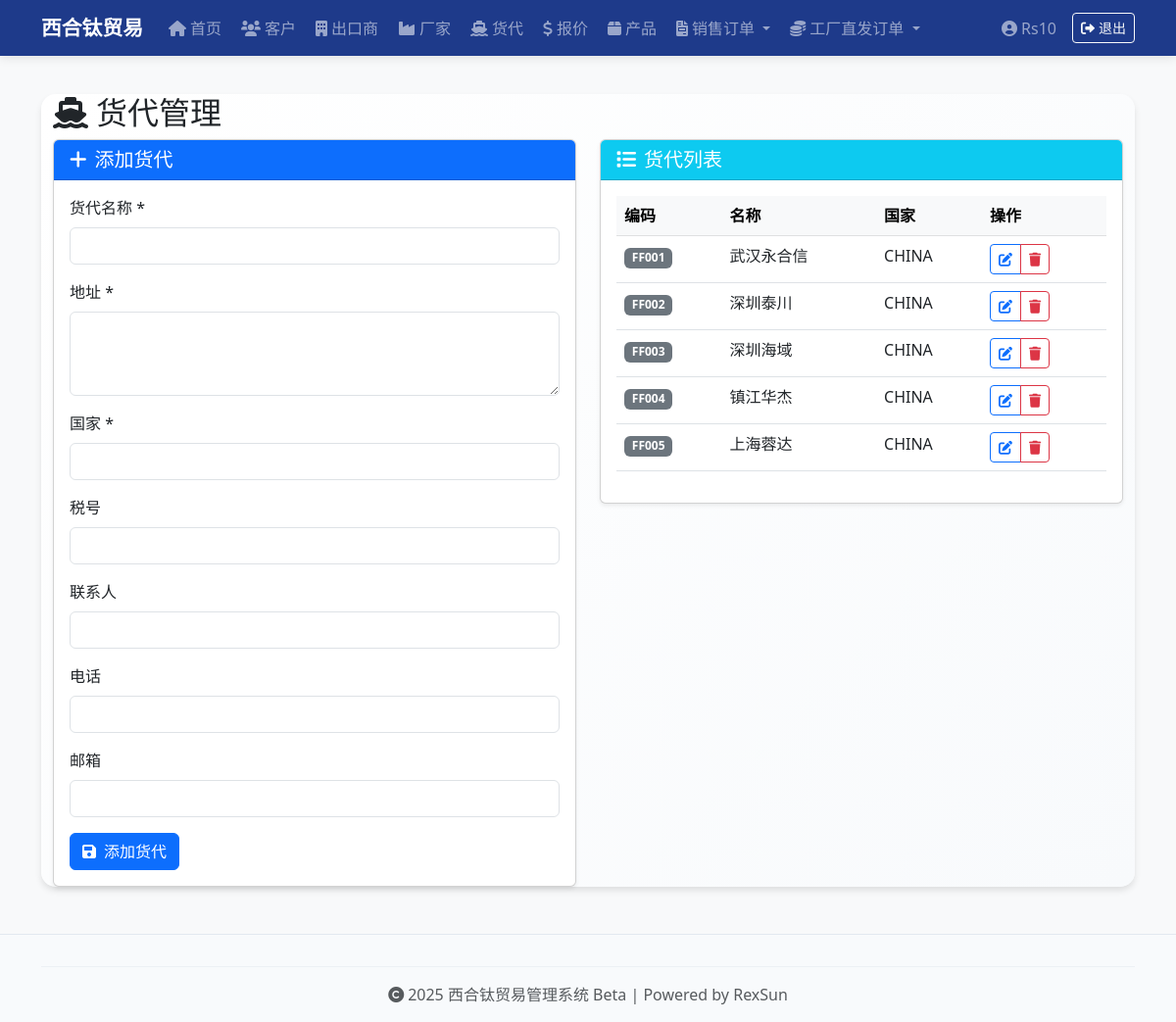
The app's page /freight-forwarders (signed in) with its own data.
### app.py (models this page shows, shortened)
class User(UserMixin, db.Model):
    id = db.Column(db.Integer, primary_key=True)
    username = db.Column(db.String(50), unique=True, nullable=False)
    password_hash = db.Column(db.String(128), nullable=False)
    role = db.Column(db.String(20), default='admin')

class FreightForwarder(db.Model):
    id = db.Column(db.Integer, primary_key=True)
    code = db.Column(db.String(10), unique=True)
    name = db.Column(db.String(100), nullable=False)
    address = db.Column(db.String(200), nullable=False)
    tax_code = db.Column(db.String(100))
    country = db.Column(db.String(50), nullable=False)
    contact_person = db.Column(db.String(100))
    phone = db.Column(db.String(50))
    email = db.Column(db.String(100))

### app.py (the view, shortened to what this page needs)
@app.route('/freight-forwarders', methods=['GET', 'POST'])
@login_required
def freight_forwarders():
    all_freight_forwarders = FreightForwarder.query.order_by(FreightForwarder.code.asc()).all()
    return render_template('freight_forwarders.html', freight_forwarders=all_freight_forwarders)

### app.py (called while the page is built)
@login_manager.user_loader
def load_user(user_id):
    return User.query.get(int(user_id))

@app.before_request
def create_admin_users():
    if not hasattr(app, '_admin_created'):
        db.create_all()
        users = [
            ('Rs10', 'Rs10!)xht'),
            ('Bw18', 'Bw18!*xht'),
            ('Dd16', 'Dd16!^xht'),
        ]
        for username, pwd in users:
            if not User.query.filter_by(username=username).first():
                user = User(username=username)
                user.set_password(pwd)
                db.session.add(user)
        db.session.commit()
        app._admin_created = True

### templates/freight_forwarders.html
{% extends 'base.html' %}
{% block content %}
<div class="container mt-4">
  <div class="row">
    <div class="col-md-8">
      <h2><i class="fas fa-ship me-2"></i>货代管理</h2>
    </div>
  </div>
  <div class="row">
    <div class="col-md-6">
      <div class="card shadow-sm">
        <div class="card-header bg-primary text-white">
          <h5 class="mb-0"><i class="fas fa-plus me-2"></i>添加货代</h5>
        </div>
        <div class="card-body">
          <form method="post">
            <div class="mb-3">
              <label for="name" class="form-label">货代名称 *</label>
              <input type="text" class="form-control" id="name" name="name" required>
            </div>
            <div class="mb-3">
              <label for="address" class="form-label">地址 *</label>
              <textarea class="form-control" id="address" name="address" rows="3" required></textarea>
            </div>
            <div class="mb-3">
              <label for="country" class="form-label">国家 *</label>
              <input type="text" class="form-control" id="country" name="country" required>
            </div>
            <div class="mb-3">
              <label for="tax_code" class="form-label">税号</label>
              <input type="text" class="form-control" id="tax_code" name="tax_code">
            </div>
            <div class="mb-3">
              <label for="contact_person" class="form-label">联系人</label>
              <input type="text" class="form-control" id="contact_person" name="contact_person">
            </div>
            <div class="mb-3">
              <label for="phone" class="form-label">电话</label>
              <input type="text" class="form-control" id="phone" name="phone">
            </div>
            <div class="mb-3">
              <label for="email" class="form-label">邮箱</label>
              <input type="email" class="form-control" id="email" name="email">
            </div>
            <button type="submit" class="btn btn-primary">
              <i class="fas fa-save me-2"></i>添加货代
            </button>
          </form>
        </div>
      </div>
    </div>
    <div class="col-md-6">
      <div class="card shadow-sm">
        <div class="card-header bg-info text-white">
          <h5 class="mb-0"><i class="fas fa-list me-2"></i>货代列表</h5>
        </div>
        <div class="card-body">
          {% if freight_forwarders %}
            <div class="table-responsive">
              <table class="table table-hover">
                <thead class="table-light">
                  <tr>
                    <th>编码</th>
                    <th>名称</th>
                    <th>国家</th>
                    <th>操作</th>
                  </tr>
                </thead>
                <tbody>
                  {% for freight_forwarder in freight_forwarders %}
                  <tr>
                    <td><span class="badge bg-secondary">{{ freight_forwarder.code }}</span></td>
                    <td>{{ freight_forwarder.name }}</td>
                    <td>{{ freight_forwarder.country }}</td>
                    <td>
                      <div class="btn-group btn-group-sm" role="group">
                        <a href="{{ url_for('edit_freight_forwarder', freight_forwarder_id=freight_forwarder.id) }}"
                           class="btn btn-outline-primary btn-sm">
                          <i class="fas fa-edit"></i>
                        </a>
                        <a href="{{ url_for('delete_freight_forwarder', freight_forwarder_id=freight_forwarder.id) }}"
                           class="btn btn-outline-danger btn-sm"
                           onclick="return confirm('确定要删除货代 {{ freight_forwarder.name }} 吗？')">
                          <i class="fas fa-trash"></i>
                        </a>
                      </div>
                    </td>
                  </tr>
                  {% endfor %}
                </tbody>
              </table>
            </div>
          {% else %}
            <div class="text-center text-muted py-4">
              <i class="fas fa-ship fa-3x mb-3"></i>
              <p>暂无货代信息</p>
            </div>
          {% endif %}
        </div>
      </div>
    </div>
  </div>
</div>
{% endblock %}

### templates/base.html (shortened to what this page needs)
<!DOCTYPE html>
<html lang="zh-CN">
<head>
  <link href="https://cdn.jsdelivr.net/npm/bootstrap@5.3.0/dist/css/bootstrap.min.css" rel="stylesheet">
  <link href="https://cdnjs.cloudflare.com/ajax/libs/font-awesome/6.0.0/css/all.min.css" rel="stylesheet">
  <link href="{{ url_for('static', filename='style.css') }}" rel="stylesheet">
</head>
<body>
  {% if not (request.endpoint == 'login' or request.endpoint == 'static') %}
  <nav class="navbar navbar-expand-lg navbar-dark bg-navy fixed-top">
    <div class="container">
      <a class="navbar-brand fw-bold" href="/">
        西合钛贸易
      </a>
      <div class="collapse navbar-collapse" id="navbarNav">
        <ul class="navbar-nav me-auto mb-2 mb-lg-0">
          <li class="nav-item">
            <a class="nav-link" href="/">
              <i class="fas fa-home me-1"></i>首页
            </a>
          </li>
          <li class="nav-item">
            <a class="nav-link" href="/customers">
              <i class="fas fa-users me-1"></i>客户
            </a>
          </li>
          <li class="nav-item">
            <a class="nav-link" href="/exporters">
              <i class="fas fa-building me-1"></i>出口商
            </a>
          </li>
          <li class="nav-item">
            <a class="nav-link" href="/factories">
              <i class="fas fa-industry me-1"></i>厂家
            </a>
          </li>
          <li class="nav-item">
            <a class="nav-link" href="/freight-forwarders">
              <i class="fas fa-ship me-1"></i>货代
            </a>
          </li>
          <li class="nav-item">
            <a class="nav-link" href="/freight-quotes">
              <i class="fas fa-dollar-sign me-1"></i>报价
            </a>
          </li>
          <li class="nav-item">
            <a class="nav-link" href="/products">
              <i class="fas fa-box me-1"></i>产品
            </a>
          </li>
          <li class="nav-item dropdown">
            <a class="nav-link dropdown-toggle" href="#" id="salesOrderDropdown" role="button" data-bs-toggle="dropdown" aria-expanded="false">
              <i class="fas fa-file-invoice me-1"></i>销售订单
            </a>
          </li>
          <li class="nav-item dropdown">
            <a class="nav-link dropdown-toggle" href="#" id="commissionOrderDropdown" role="button" data-bs-toggle="dropdown" aria-expanded="false">
              <i class="fas fa-coins me-1"></i>工厂直发订单
            </a>
          </li>
        </ul>
        {% if current_user.is_authenticated %}
        <ul class="navbar-nav ms-auto">
          <li class="nav-item d-flex align-items-center">
            <span class="navbar-text me-3">
              <i class="fas fa-user-circle me-1"></i>{{ current_user.username }}
            </span>
          </li>
          <li class="nav-item d-flex align-items-center">
            <a class="btn btn-outline-light btn-sm" href="{{ url_for('logout') }}">
              <i class="fas fa-sign-out-alt me-1"></i>退出
            </a>
          </li>
        </ul>
        {% endif %}
      </div>
    </div>
  </nav>
  {% endif %}
  <div class="container mt-5 pt-4">
    <div class="content-card">
      {% block content %}
      {% endblock %}
    </div>
  </div>
  <footer class="footer text-center text-muted py-3 mt-5">
    <div class="container">
      <hr class="my-3">
      <p class="mb-0">
        <i class="fas fa-copyright me-1"></i>2025 西合钛贸易管理系统 Beta | Powered by RexSun
      </p>
    </div>
  </footer>
</body>
</html>

### static/style.css (style rules this page uses)
body { font-family: 'Segoe UI', Arial, sans-serif; background-color: #f8f9fa; }
.navbar { box-shadow: 0 2px 10px rgba(0,0,0,0.1); }
.content-card { margin-top: 20px; border-radius: 8px; box-shadow: 0 4px 12px rgba(0,0,0,0.05); }
.footer { margin-top: 50px; padding: 20px; background-color: #f8f9fa; border-top: 1px solid #e9ecef; }
.form-label { font-weight: 500; }
.btn-primary { background-color: #0d6efd; border-color: #0d6efd; }

### templates/base.html (style rules this page uses)
:root { --navy-blue: #1e3a8a; --light-navy: #3b82f6; --accent-color: #f59e0b; --light-gray: #f8fafc; --medium-gray: #e2e8f0; --dark-gray: #64748b; }
.bg-navy { background-color: var(--navy-blue) !important; }
.navbar-brand { font-size: 1.3rem; transition: all 0.3s ease; }
.nav-link { transition: all 0.2s ease; border-radius: 6px; margin: 0 2px; }
.content-card { background: linear-gradient(135deg, #ffffff 0%, var(--light-gray) 100%); border-radius: 15px; box-shadow: 0 4px 6px rgba(0, 0, 0, 0.1); border: none; margin-bottom: 2rem; }
.footer { background-color: var(--light-gray); border-top: 1px solid var(--medium-gray); }
.footer hr { border-color: var(--medium-gray); opacity: 0.5; }
.content-card { animation: fadeIn 0.6s ease-out; }

### records on screen
User: username "Rs10"
FreightForwarder: code "FF001", name "武汉永合信", country "CHINA"
FreightForwarder: code "FF002", name "深圳泰川", country "CHINA"
FreightForwarder: code "FF003", name "深圳海域", country "CHINA"
FreightForwarder: code "FF004", name "镇江华杰", country "CHINA"
FreightForwarder: code "FF005", name "上海蓉达", country "CHINA"
